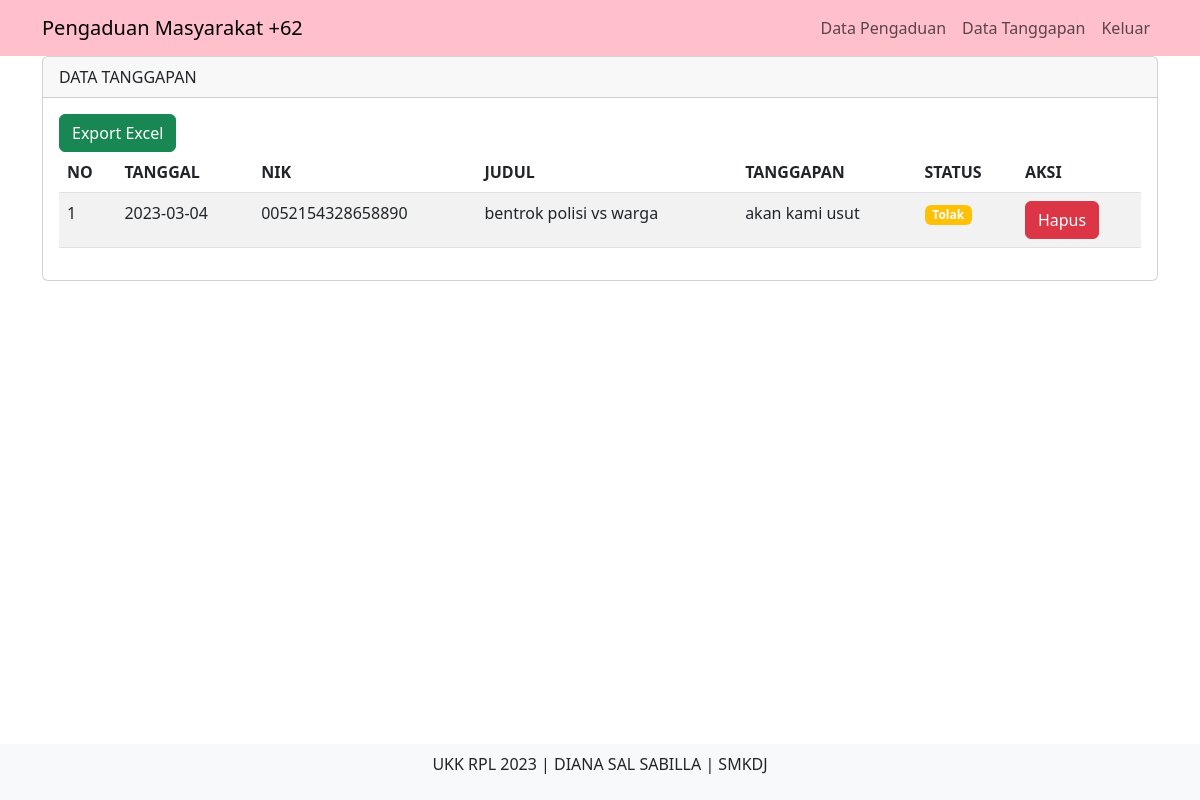
/admin/index.php?page=tanggapan (signed in), run on the app's committed database.
### tables this page shows
CREATE TABLE `tanggapan` (
  `id_tanggapan` int(11) NOT NULL,
  `id_pengaduan` int(11) NOT NULL,
  `tgl_tanggapan` date NOT NULL,
  `tanggapan` text NOT NULL,
  `id_petugas` int(11) NOT NULL
);

CREATE TABLE `pengaduan` (
  `id_pengaduan` int(11) NOT NULL,
  `tgl_pengaduan` date NOT NULL,
  `nik` char(16) NOT NULL,
  `judul_laporan` varchar(128) NOT NULL,
  `isi_laporan` text NOT NULL,
  `foto` varchar(255) NOT NULL,
  `status` enum('0','proses','selesai','tolak') NOT NULL
);

### admin/data_tanggapan.php (the view, shortened to what this page needs)
<div class="container">
    <div class="row">
        <div class="col-md-12" mt-3>
            <div class="card">
                <div class="card-header">
                DATA TANGGAPAN
                </div>
                <div class="card-body">
                <a href="export_tanggapan.php" class="btn btn-success" target="_blank">Export Excel</a>
                    <table class="table table-striped">
                        <thead>
                             <tr>
                                <th>NO</th>
                                <th>TANGGAL</th>
                                <th>NIK</th>
                                <th>JUDUL</th>
                                <th>TANGGAPAN</th>
                                <th>STATUS</th>
                                <th>AKSI</th>
                            </tr>
                         <thead>
                        <tbody>
                        <?php
                        include '../config/koneksi.php';
                        $no = 1;
                        $query = mysqli_query($koneksi, "SELECT a.*,b.* FROM tanggapan a INNER JOIN pengaduan b ON a.id_pengaduan=b.id_pengaduan");
                        while($data = mysqli_fetch_array($query)) { ?>
                        <tr>
                            <td><?php echo $no++; ?></td>
                            <td><?php echo $data['tgl_tanggapan'] ?></td>
                            <td><?php echo $data['nik'] ?></td>
                            <td><?php echo $data['judul_laporan'] ?></td>
                            <td><?php echo $data['tanggapan'] ?></td>
                            <td>
                            <?php
                                    if ($data['status'] == 'proses') {
                                        echo "<span class='badge bg-warning'>Proses</span>";
                                    } else if ($data['status'] == 'tolak') {
                                        echo "<span class='badge bg-warning'>Tolak</span>";
                                    } else if ($data['status'] == 'selesai') {
                                        echo "<span class='badge bg-success'>Selesai</span>";
                                    } else {
                                        echo "<span class='badge bg-danger'>Menunggu</span>";
                                    }
                            ?>
                            </td>
                            <td>
                            <a href="" class="btn btn-danger" data-bs-toggle="modal" data-bs-target="#hapus<?php echo $data['id_tanggapan'] ?>" >Hapus</a>
                            </td>
                        </tr>
                        <?php } ?>
                         </tbody>
                    </table>
                </div>
            </div>
        </div>
    </div>
</div>

### data on the page
tanggapan: tgl_tanggapan "2023-03-04", id_pengaduan.nik "0052154328658890", id_pengaduan.judul_laporan "bentrok polisi vs warga", tanggapan "akan kami usut"
